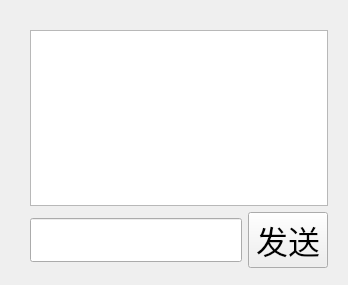
<?xml version="1.0" encoding="UTF-8"?>
<ui version="4.0">
 <class>PrivateChat</class>
 <widget class="QWidget" name="PrivateChat">
  <property name="geometry">
   <rect>
    <x>0</x>
    <y>0</y>
    <width>348</width>
    <height>285</height>
   </rect>
  </property>
  <property name="windowTitle">
   <string>Form</string>
  </property>
  <widget class="QWidget" name="layoutWidget">
   <property name="geometry">
    <rect>
     <x>30</x>
     <y>30</y>
     <width>298</width>
     <height>238</height>
    </rect>
   </property>
   <layout class="QVBoxLayout" name="verticalLayout">
    <item>
     <widget class="QTextEdit" name="showMsg_te">
      <property name="font">
       <font>
        <pointsize>24</pointsize>
       </font>
      </property>
      <property name="readOnly">
       <bool>true</bool>
      </property>
     </widget>
    </item>
    <item>
     <layout class="QHBoxLayout" name="horizontalLayout">
      <item>
       <widget class="QLineEdit" name="inputMsg_le">
        <property name="font">
         <font>
          <pointsize>24</pointsize>
         </font>
        </property>
       </widget>
      </item>
      <item>
       <widget class="QPushButton" name="sendMsg_pb">
        <property name="font">
         <font>
          <pointsize>24</pointsize>
         </font>
        </property>
        <property name="text">
         <string>发送</string>
        </property>
       </widget>
      </item>
     </layout>
    </item>
   </layout>
  </widget>
 </widget>
 <resources/>
 <connections/>
</ui>
